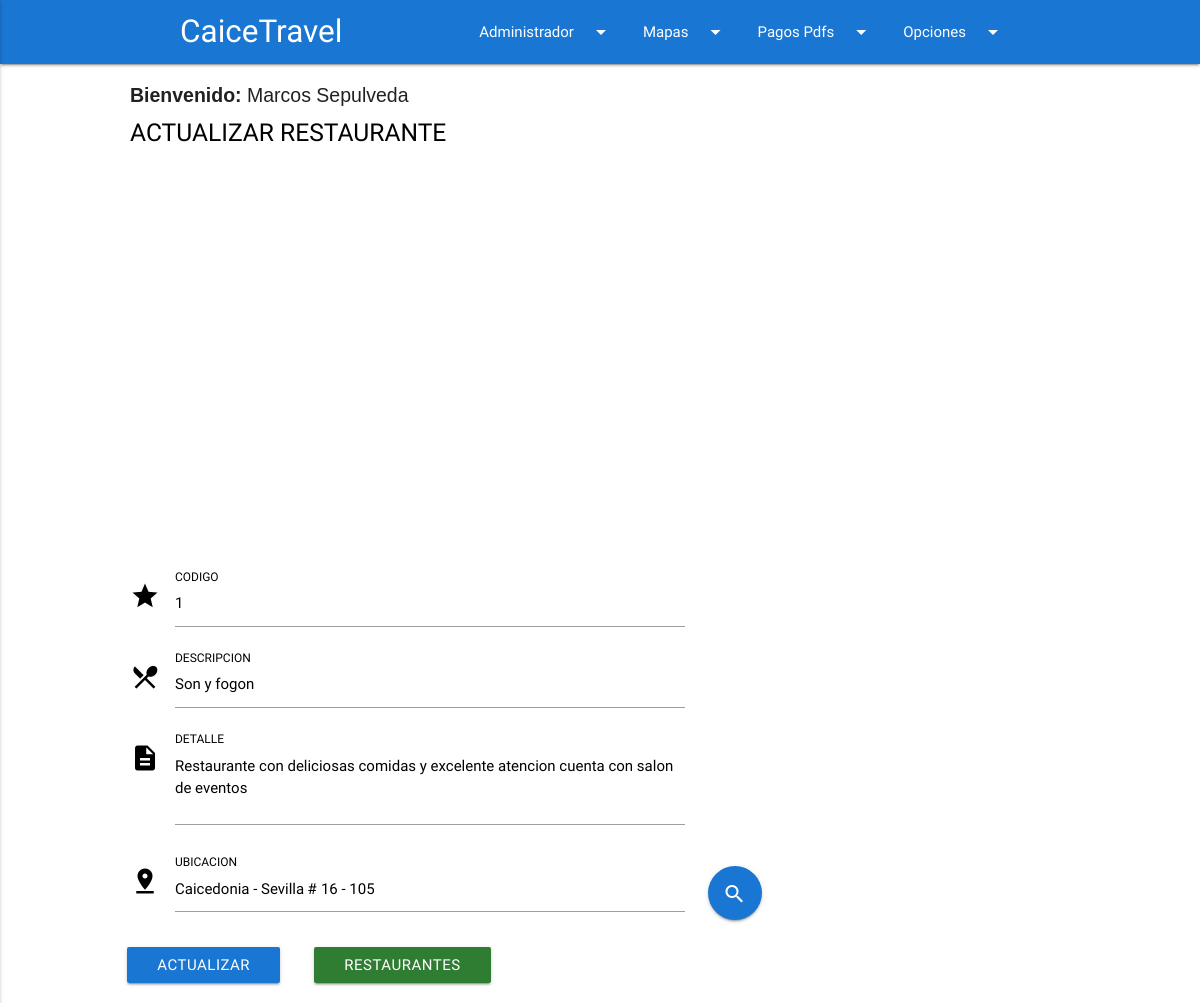
Screenshot of /actualizarRestaurante.php?codigoS=1&tipoS=Restaurante (signed in) with the database file from the repository.
### tables this page shows
CREATE TABLE IF NOT EXISTS `usuarios` (
  `idUsuarios` int(11) NOT NULL AUTO_INCREMENT,
  `nombre` varchar(45) NOT NULL,
  `email` varchar(45) NOT NULL,
  `estado` int(5) NOT NULL,
  `password` varchar(255) NOT NULL,
  `joining_date` timestamp NOT NULL DEFAULT CURRENT_TIMESTAMP,
  PRIMARY KEY (`idUsuarios`)
);

CREATE TABLE IF NOT EXISTS `restaurante` (
  `codigo` varchar(4) NOT NULL,
  `descripcion` varchar(30) NOT NULL,
  `detalle` varchar(300) NOT NULL,
  `ubicacion` varchar(45) NOT NULL,
  `imagen` longblob NOT NULL,
  `latitud` double NOT NULL,
  `longitud` double NOT NULL,
  `tipo` varchar(30) NOT NULL,
  PRIMARY KEY (`codigo`)
);

### class.administrador.php (called while the page is built, shortened)
 <?php
class Administrador
{
	private $conn;
	public function __construct()
	{
		$basededatos = new Conexion();
		$bd = $basededatos->conexionBD();
		$this->conn = $bd;
	}
	public function runQuery($sql)
	{
		$stmt = $this->conn->prepare($sql);
		return $stmt;
	}
}
?>

### actualizarRestaurante.php (the view, shortened to what this page needs)
<?php
require_once('class.administrador.php');
$administrador = new Administrador();
$codigo=$_GET['codigoS'];
$sql="select * from restaurante where codigo='$codigo'";
$stmt = $administrador->runQuery($sql);
$stmt->execute();
$fila=$stmt->fetch(PDO::FETCH_ASSOC);
$user_id = $_SESSION['user_session'];
$stmt = $administrador->runQuery("SELECT * FROM usuarios WHERE idUsuarios=:user_id");
$stmt->execute(array(":user_id"=>$user_id));
$userRow=$stmt->fetch(PDO::FETCH_ASSOC);
?>
<!DOCTYPE html>
<html lang="es">
<head>
  	<link type="text/css" rel="stylesheet" href="css/materialize.min.css"  media="screen,projection"/>
</head>
<body onload="mapa.initMap()">
<div class="row">
	<?php
		require_once('NavBarAdmin.php');
	?>
	<form class="col s12 m12 l12" name="enviar" method="POST" enctype="multipart/form-data">
		<div class="col">
			<div style="margin-top: 0rem;" class="input-field col s12 m8 l6 offset-l1 offset-m1">
				<p class="titulo"><b>Bienvenido: </b><?php echo $userRow['nombre']; ?></p>
				<article>
					<h5 class="color">ACTUALIZAR RESTAURANTE</h5>
				</article>
			</div>
			<div id="mapa" style="height:410px; margin-top: 0rem;" class="input-field col s12 m8 l10 offset-l1 offset-m1"></div>
			<div class="input-field col s12 m8 l6 offset-l1 offset-m1">
				<i class="material-icons prefix">star</i>
				<input maxLength="10" type="text" id="codigoo" name="codigoo3" onKeypress="if (event.keyCode < 48 || event.keyCode > 57) event.returnValue = false;" placeholder=" Ingrese el codigo" class="color" value="<?php echo $fila['codigo']; ?>" required>
				<label class="color" for="codigoo3">CODIGO</label>
			</div>
		    <div class="input-field col s12 m8 l6 offset-l1 offset-m1">
				<i class="material-icons prefix">local_dining</i>
				<input maxLength="30" type="text" pattern="-?[A-Za-záéíóúÁÉÍÓÚÑñ #-]*" id="descripcionn" name="descripcionn3" placeholder=" Ingrese el nombre del restaurante" class="color" value="<?php echo $fila['descripcion']; ?>" required>
				<label class="color" for="descripcionn3">DESCRIPCION</label>
			</div>
			<div class="input-field col s12 m8 l6 offset-l1 offset-m1">
				<i class="material-icons prefix">description</i>
				<textarea maxLength="300" id="detalle3" name="detallee3" rows=5 cols=40 class="materialize-textarea" placeholder=" Ingrese el detalle de los servicios que ofrece el restaurante" required><?php echo $fila['detalle']; ?></textarea>
				<label class="color" for="detallee3">DETALLE</label>
			</div>
			<div class="input-field col s10 m8 l6 offset-l1 offset-m1">
				<i class="material-icons prefix">pin_drop</i>
				<input maxLength="45" type="text" pattern="-?[A-Za-záéíóúÁÉÍÓÚÑñ 0-9 #-]*" id="search" name="ubicacionn3" class="color" placeholder=" Ingrese la direccion" value="<?php echo $fila['ubicacion']; ?>" required>
				<label class="color" for="ubicacionn3">UBICACION</label>
            </div>
            <div class="input-field col s2 m2 l1">
              <a class="btn-floating btn-large waves-effect waves-light blue darken-2" onClick="mapa.getCoords()" style='width:54px; height:54px' title="Obtener Coordenadas a partir de una direccion"><i class="material-icons left" style="color:white;">search</i></a>
            </div>
		</div>
		<div class="col">
			<div class="input-field col s6 m3 l4 offset-l3 offset-m2">
				<button class="btn #1976d2 blue darken-2" type="submit" name="btnGrabar">ACTUALIZAR</button>
			</div>
			<div class="input-field col s6 m1 l1 offset-l2 offset-m3">
			 	<a class="waves-effect waves-light btn green darken-3" href="listaRestaurante.php">RESTAURANTES</a>
			</div>
		</div>
	</form>
</div>
</body>
</html>

### actualizarRestaurante.php (style rules this page uses)
input, input::-webkit-input-placeholder { color:#798081; }
textarea, textarea::-webkit-input-placeholder { color:#798081; }
input.color, input.file-path, textarea.materialize-textarea { color:black; }
label.color, h5.color { color:black; }
i.material-icons { color:black; }
p.titulo { font: 1.3em Arial, Helvetica, sans-serif; }

### rows the page displays
usuarios: nombre "Marcos Sepulveda"
restaurante: codigoo3 "1", descripcionn3 "Son y fogon", detallee3 "Restaurante con deliciosas comidas y excelente atencion cuenta con salon de eventos", ubicacionn3 "Caicedonia - Sevilla # 16 - 105"
